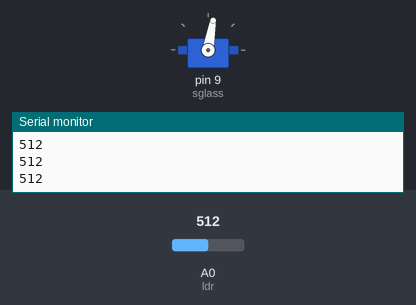
Bench run of a sketch on a simulated Arduino Uno, built with avr-gcc and run on an emulated ATmega328P. Parts: servo, the last lines printed to the serial monitor. The test bench sets the inputs (shaded band); at power-on: A0 (ldr) = 512.

Above: at 1.2 s.
1.3 s: A0 (ldr) set to 104
2.8 s: A0 (ldr) set to 90
At 3.6 s:
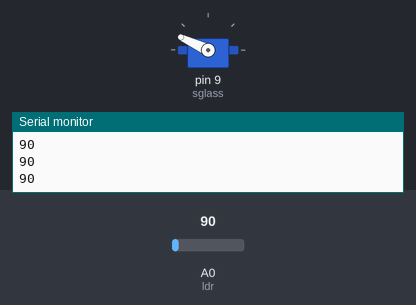
4.4 s: A0 (ldr) set to 110
At 4.9 s:
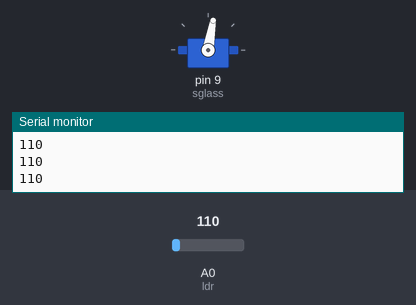
6.0 s: A0 (ldr) set to 0
At 7.4 s:
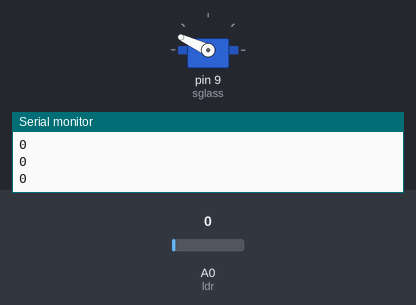
Timing chart, 0 to 8.6 s (numbered marks = the images above; inputs shaded):
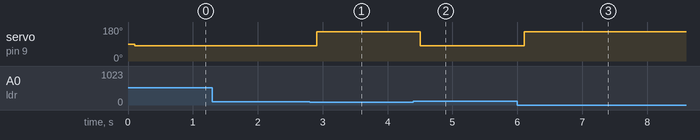

The sketch:

SunGlass-Bot_Code.ino
```cpp
//*SunGlass-Bot an automatic sunglass by ashraf minhaj.
//full tutorial on youtube: www.youtube.com/c/fusebatti
//Contact if necessary ashraf_minhaj@yahoo.com

#include<Servo.h>
Servo sglass; //servo name
int ldr= 0;   //connect LDR to A0
int value= 0; //define value 0

void setup()
{
  Serial.begin(9600); //this is not necessary-but to show value to pc
  sglass.attach(9);   //declare in which pin the servo you attach
}
void loop()
{
  value = analogRead(ldr);  //read value-analog from A0
  Serial.println(value);
  delay(100);
  if(value<100)  //change the value as you wish
  {
    sglass.write(155); //black glass down
    delay(100);     //a bit delay for the servo to move there
  }
  else
  {
    sglass.write(80);  //black glass up
    delay(100);
  }
}
```

SunglassBot_Code.c
```cpp
//*SunGlass-Bot an automatic sunglass by ashraf minhaj.
//full tutorial on youtube: www.youtube.com/c/fusebatti
//Contact if necessary ashraf_minhaj@yahoo.com

#include<Servo.h>
Servo sglass; //servo name
int ldr= 0;   //connect LDR to A0
int value= 0; //define value 0

void setup()
{
  Serial.begin(9600); //this is not necessary-but to show value to pc
  sglass.attach(9);   //declare in which pin the servo you attach
}
void loop()
{
  value = analogRead(ldr);  //read value-analog from A0
  Serial.println(value);
  delay(100);
  if(value<100)  //change the value as you wish
  {
    sglass.write(155); //black glass down
    delay(100);     //a bit delay for the servo to move there
  }
  else
  {
    sglass.write(80);  //black glass up
    delay(100);
  }
}
```

Measured:
- the behaviour switches between 100 and 99 on A0 (ldr) (found by bisection; images 0 and 1)
- after the input at 2.8 s, servo on pin 9 (sglass): 80° → 155° after 0.11 s
- after the input at 4.4 s, servo on pin 9 (sglass): 155° → 80° after 0.11 s
- after the input at 6.0 s, servo on pin 9 (sglass): 80° → 155° after 0.11 s
